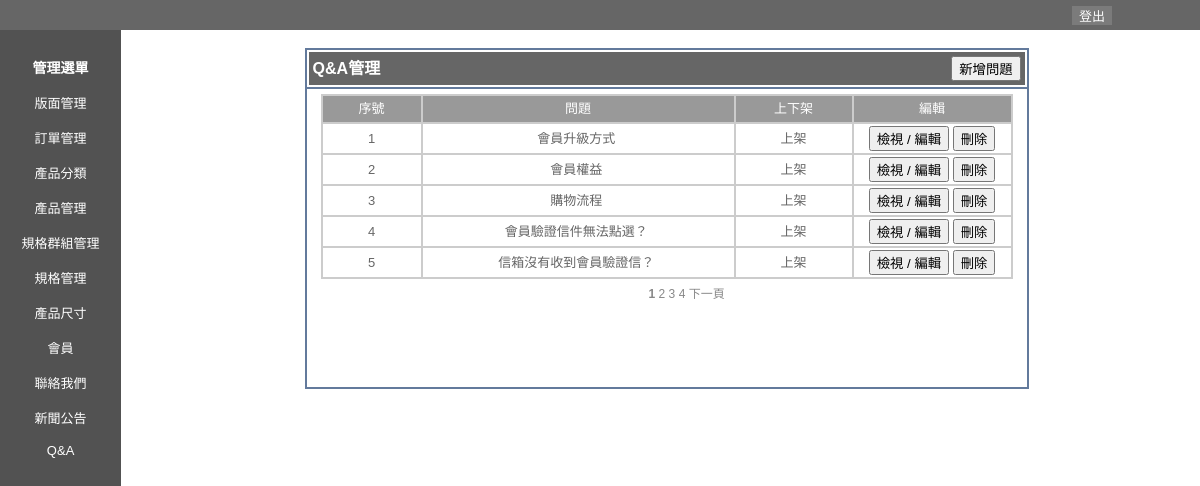
/admin/qa/list.php (signed in), run on the app's committed database.
### tables this page shows
CREATE TABLE `qa` (
  `no` int(11) NOT NULL,
  `qa_code` varchar(32) NOT NULL,
  `uptime` datetime NOT NULL,
  `cat_id` varchar(11) NOT NULL,
  `question` text NOT NULL,
  `ans` text NOT NULL,
  `m_sort` int(11) NOT NULL,
  `ishow` int(2) NOT NULL
);

### include/function.php (called while the page is built, shortened)
<?php
function getIshow($value) {
  return ($value == "1") ? "上架" : "下架";
}

### admin/qa/list.php (the view, shortened to what this page needs)
<?php
require_once("../../include/config.inc.php");
require_once("../../include/function.php");
require_once("../../include/DBClass.php");
if (!function_exists('h')) {
  function h($s) { return htmlspecialchars((string)$s, ENT_QUOTES, 'UTF-8'); }
}
$page     = isset($_GET['page']) ? max(1, (int)$_GET['page']) : 1;
$pagesize = 5;
$argument = "";
$trace    = 0;
$params   = array();
$where    = "";
$order    = " ORDER BY `m_sort` ASC, `no` DESC";
$qaClass = new DBClass('qa', $page, $pagesize);
$result  = $qaClass->getAdminList($where, $order, $trace, $params);
$qaList  = $result['data'];
?>
<html>
<head>
<link href="../style.css" rel="stylesheet" type="text/css" />
</head>
<body leftmargin="0" topmargin="0" marginwidth="0" marginheight="0">
<table width="101%" border="0" cellspacing="0" cellpadding="0">
  <tr>
    <td colspan="2"><?php require_once("../header.php"); ?></td>
  </tr>
  <tr>
    <td width="10%" align="left" valign="top" bgcolor="#525252"><?php require_once("../menu.php"); ?></td>
    <td width="90%" valign="top">
      <br />
      <table width="724" border="1" align="center" cellpadding="2" cellspacing="0" bordercolor="#637A9C">
        <tr>
          <td width="716">
            <table width="100%" border="0" cellspacing="0" cellpadding="4">
              <tr>
                <td class="tb_menu_title">Q&amp;A管理</td>
                <td class="tb_menu_title" align="right"><input name="Submit" type="button" value="新增問題" onClick="onAdd()" /></td>
              </tr>
            </table>
          </td>
        </tr>
        <tr>
          <td height="300" align="center" valign="top">
            <table width="93%">
              <tr>
                <td align="center" valign="top">
                  <table width="692" border="1" cellpadding="2" cellspacing="0" bordercolor="#CCCCCC">
                    <tr>
                      <td width="94" height="28" align="center" class="tb_list_title">序號</td>
                      <td width="307" align="center" class="tb_list_title">問題</td>
                      <td width="112" align="center" class="tb_list_title">上下架</td>
                      <td width="153" align="center" class="tb_list_title">編輯</td>
                    </tr>
                    <?php
                    $no = ($page - 1) * $pagesize;
                    foreach ($qaList as $list_info) {
                      $no++;
                      $code_js = h(json_encode((string)$list_info['qa_code']));
                      $name_js = h(json_encode((string)$list_info['question']));
                    ?>
                    <tr>
                      <td align="center" class="tb_list_info"><?php echo $no; ?></td>
                      <td align="center" class="tb_list_info"><?php echo h($list_info['question']); ?>&nbsp;</td>
                      <td align="center" class="tb_list_info"><?php echo getIshow($list_info['ishow']); ?></td>
                      <td align="center" class="tb_list_info">
                        <input type="button" class="btn_text" value="檢視 / 編輯" onClick="onEdit(<?php echo $code_js; ?>)" />
                        <input type="button" class="btn_text" value="刪除" onClick="onDel(<?php echo $code_js; ?>, <?php echo $name_js; ?>)" />
                      </td>
                    </tr>
                    <?php } ?>
                  </table>
                </td>
              </tr>
              <tr>
                <td height="20" align="center" class="page"><span class="wd_white_12">
                  <?php echo $qaClass->showPageMenu($argument); ?>
                </span></td>
              </tr>
            </table>
          </td>
        </tr>
      </table>
      <br />
    </td>
  </tr>
</table>
</body>
</html>

### admin/style.css (style rules this page uses)
body { font-family:'微軟正黑體',Arial,新細明體,sans-serif; margin:0px; color:#555555; font-size:15px; }
.tb_menu_title,.tb_menu_title a:link,.tb_menu_title a:hover,.tb_menu_title a:visited { font-size: 16px; line-height: 20px; color: #FFFFFF; background-color:#666666; font-weight: bold; text-decoration:none; }
.tb_list_title { font-size: 13px; text-align:center; line-height: 20px; color: #FFFFFF; background-color:#999999; }
.tb_list_info { font-size: 13px; text-align: center; line-height: 20px; background-color: #FFF; color: #666666; }
.page,.page a:link,.page a:visited { font-size:12px; color:#888888; }

### data on the page
qa: question "會員升級方式", ishow "上架"
qa: question "會員權益", ishow "上架"
qa: question "購物流程", ishow "上架"
qa: question "會員驗證信件無法點選？", ishow "上架"
qa: question "信箱沒有收到會員驗證信？", ishow "上架"
